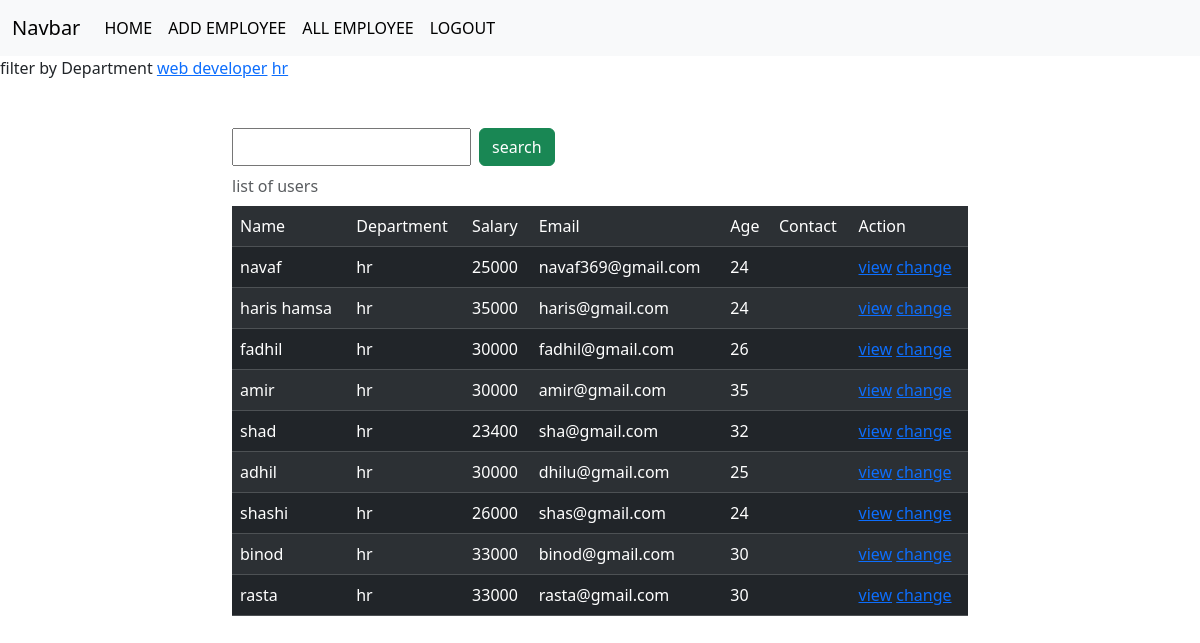
/employees/all?department=hr (signed in), run on the app's committed database.
### crm/models.py (models this page shows, shortened)
class Employees(models.Model):
    name=models.CharField(max_length=200)
    department=models.CharField(max_length=200)
    salary=models.PositiveSmallIntegerField()
    email=models.EmailField(unique=True)
    age=models.PositiveIntegerField()
    contact=models.CharField(max_length=200,null=True)
    profile_pic=models.ImageField(upload_to="images",null=True)
    dob=models.DateField(null=True,blank=True)

### crm/views.py (the view, shortened to what this page needs)
# urls.py: path("employees/all",views.EmployeesListView.as_view(),name="emp-all"),
@method_decorator(signin_required,name="dispatch")
class EmployeesListView(View):
    def get(self,request,*args,**kwargs):
        qs=Employees.objects.all()
        departments=Employees.objects.all().values_list("department",flat=True).distinct()
        print(departments)
        if "department" in request.GET:
            dept=request.GET.get("department")
            qs=qs.filter(department__iexact=dept)
        return render(request,"emp_list.html",{"data":qs,"departments":departments})

### crm/views.py (called while the page is built)
def signin_required(fn):
    def wrapper(request,*args,**kwargs):
        if not request.user.is_authenticated:
            messages.error(request,"invalid session")
            return redirect("signin")
        else:
            return fn(request,*args,**kwargs)
    return wrapper

### crm/templates/emp_list.html (shortened to what this page needs)
{%extends 'base.html'%}
{%block body_block%}
<div>
    filter by Department
    {%for dep in departments%}
        <a href="{%url 'emp-all'%}?department={{dep}}">{{dep}}</a>
    {%endfor%}
</div>
<div class="container mt-5">
    <div class="row">
        <div class="col-2"></div>
        <div class="col-8">
            <form action="" method="post">
                <div class="d-flex">
                    <input type="text" name="box" class="form-centre me-2">
                    <button type="submit" class="btn btn-success">search</button>
                </div>
            </form>
        </div>
        <div class="col-2"></div>
    </div>
</div>
<div class="container">
    <div class="row">
        <div class="col-2"></div>
        <div class="col-8">
            <table class="table table-dark table-striped caption-top">
                <caption>list of users</caption>
                    <tr>
                        <td>Name</td>
                        <td>Department</td>
                        <td>Salary</td>
                        <td>Email</td>
                        <td>Age</td>
                        <td>Contact</td>
                        <td>Action</td>
                    </tr>
                    {%for emp in data%}
                        <tr>
                            <td>{{emp.name}}</td>
                            <td>{{emp.department}}</td>
                            <td>{{emp.salary}}</td>
                            <td>{{emp.email}}</td>
                            <td>{{emp.age}}</td>
                            <td>{{emp.Contact}}</td>
                            <td>
                                <a href="{%url 'emp-details' emp.id %}">view</a>
                                <a href="{%url 'emp-edit' emp.id %}">change</a>
                            </td>
                        </tr>
                    {%endfor%}
                </table>
        </div>
        <div class="col-2"></div>
        </div>
    </div>
{%endblock%}

### data on the page
Employees: name "navaf", department "hr", salary "25000", email "navaf369@gmail.com", age "24"
Employees: name "haris hamsa", department "hr", salary "35000", email "haris@gmail.com", age "24"
Employees: name "fadhil", department "hr", salary "30000", email "fadhil@gmail.com", age "26"
Employees: name "amir", department "hr", salary "30000", email "amir@gmail.com", age "35"
Employees: name "shad", department "hr", salary "23400", email "sha@gmail.com", age "32"
Employees: name "adhil", department "hr", salary "30000", email "dhilu@gmail.com", age "25"
Employees: name "shashi", department "hr", salary "26000", email "shas@gmail.com", age "24"
Employees: name "binod", department "hr", salary "33000", email "binod@gmail.com", age "30"
Employees: name "rasta", department "hr", salary "33000", email "rasta@gmail.com", age "30"

### other printed values
{{ dep }} "web developer" "hr"
